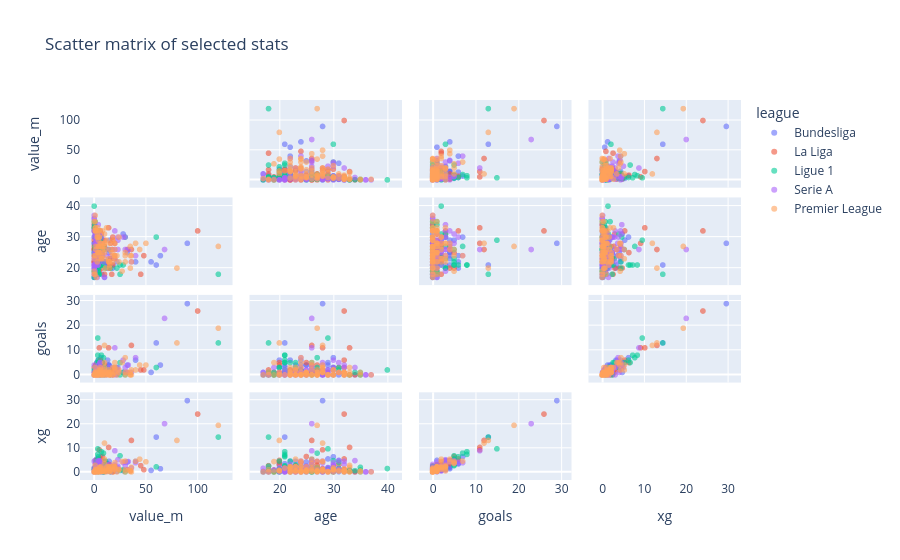

Here is the notebook cell this chart was saved with:
### Markdown cell above
<a id="section-8"></a>
## 8. Scatter Matrix — "Show me several relationships at once"

**What it shows:** a grid of mini scatterplots, every variable plotted against every other variable in your list. Great for a quick first scan before picking which single relationships to dig into with Section 3.

**To change what's plotted:** edit `columns_of_interest` — keep it to 4-5 columns or the grid gets crowded.

### Code cell
columns_of_interest = ["value_m", "age", "goals", "xg"]

# sampling keeps the plot from getting too dense / slow to render
plot_df = df.sample(n=min(400, len(df)), random_state=1)

fig = px.scatter_matrix(
    plot_df,
    dimensions=columns_of_interest,
    color="league",
    title="Scatter matrix of selected stats",
    opacity=0.6,
)
fig.update_traces(diagonal_visible=False)
fig.show()
